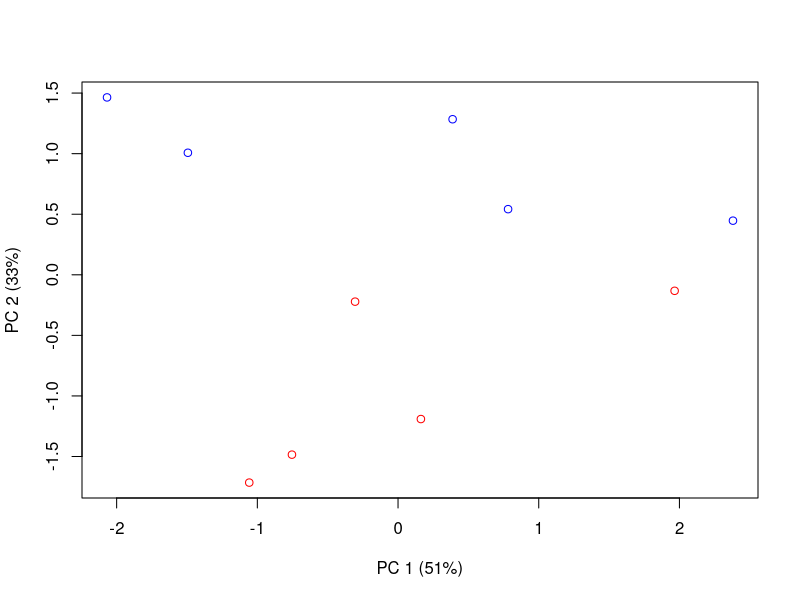
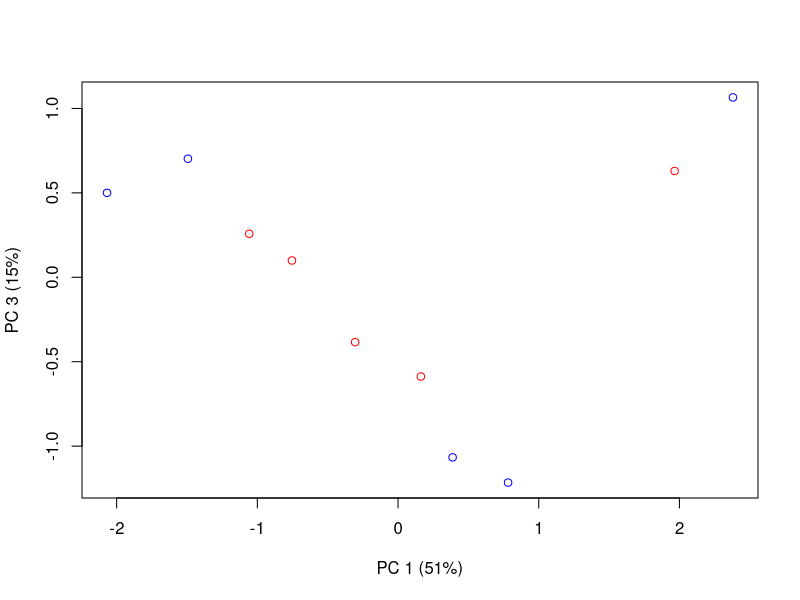
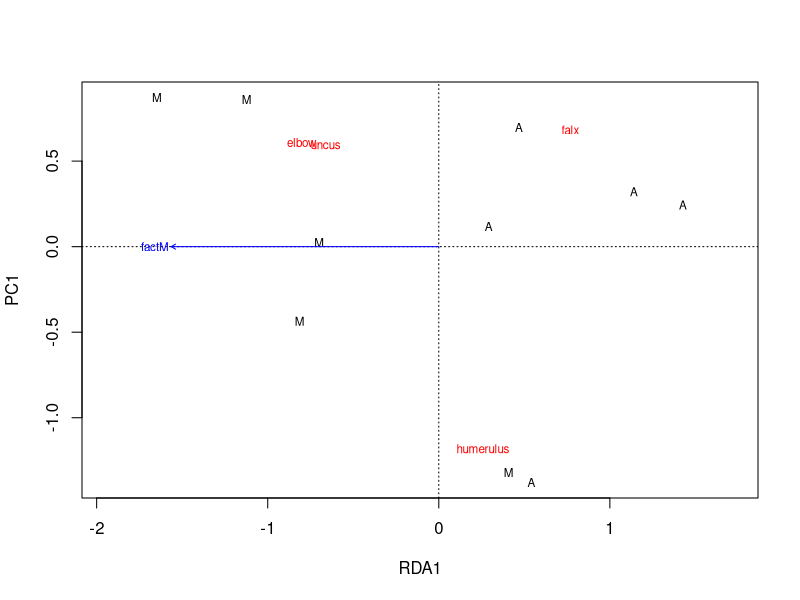
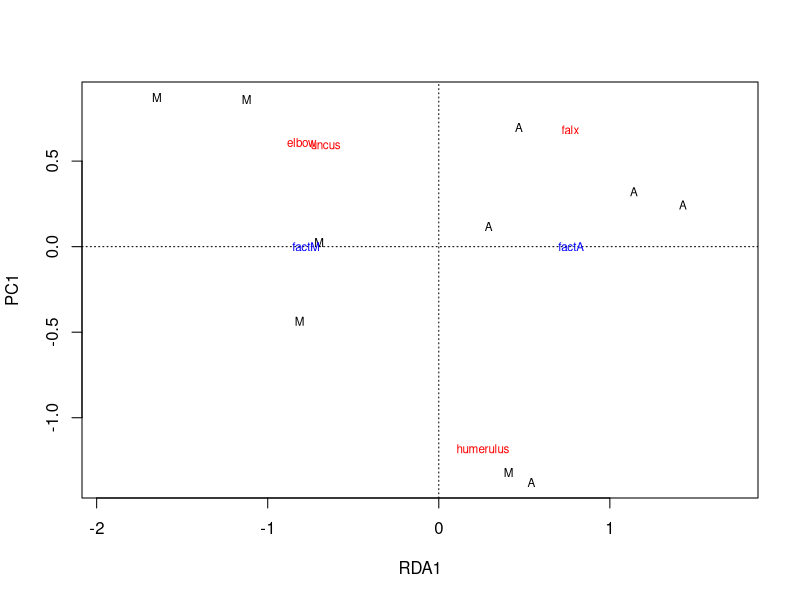
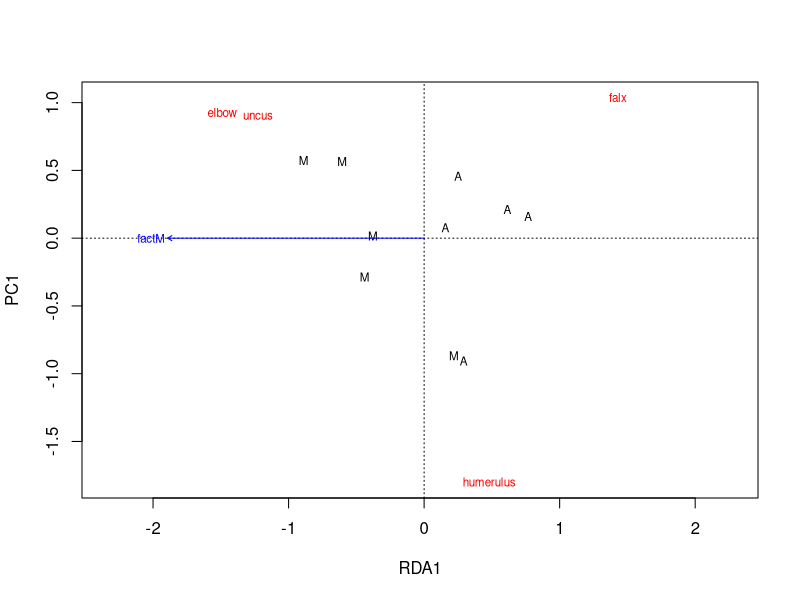
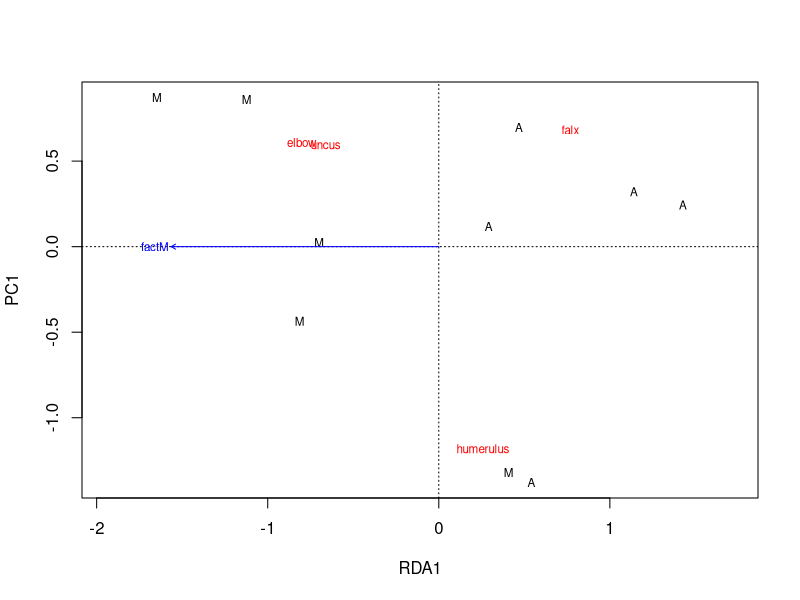
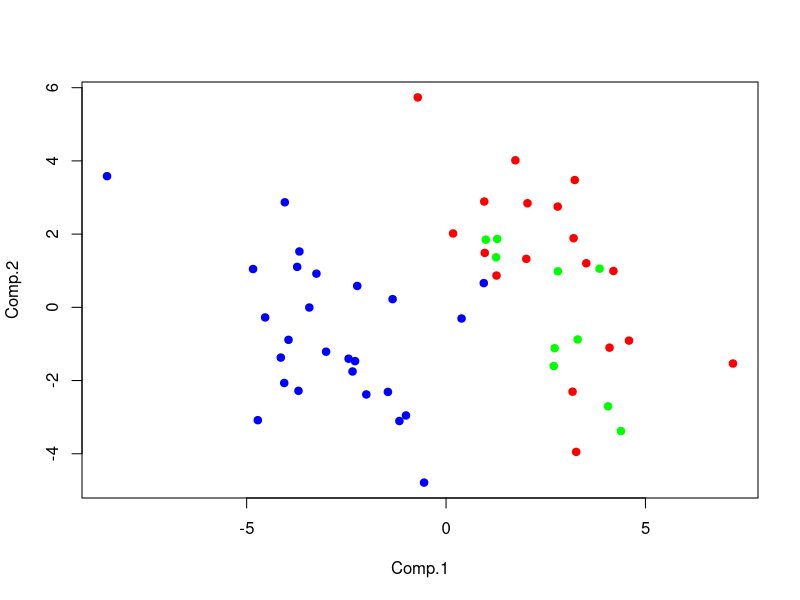
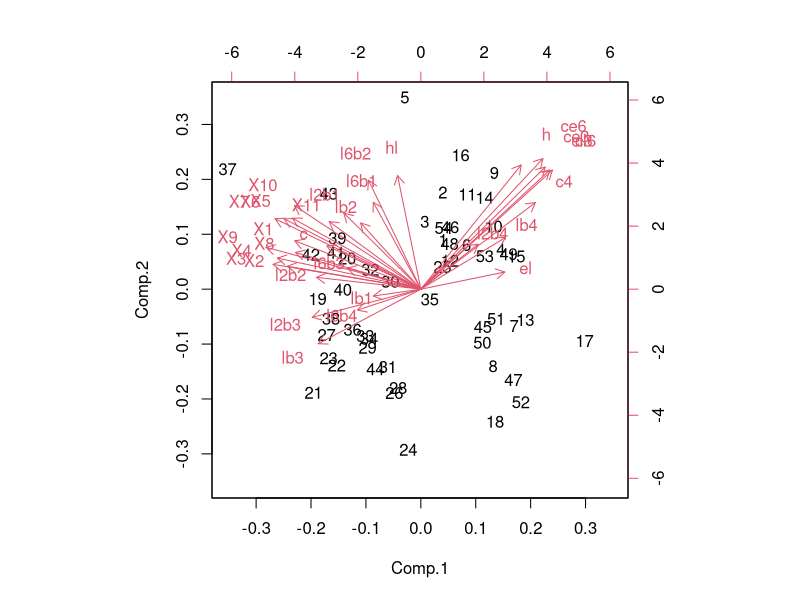

Write R code to recreate these figures, in order. (Note: this script raises an error after producing the figures.)
library(vegan)

#PCA
#helpful for high dimensional data
#eg. if we have 30 predictors, there are 30(30-1)/2 possible scatter plots
#PCA takes highly dimensional data and captures as much information as possible with fewer variables

#Principle components

#Start with set of predictors
#X¹, X²...,Xp

#The principle component can be written as:

#Z¹ = Φ¹¹X¹ + Φ²¹X² + Φ³¹X³ + .... +Φp¹Xp

#  Z¹ is the first PC
#   Φp¹ is the loading vector comprising loadings (Φ¹, Φ²..)
# Loadings are constrained to a sum of squares = 1 (so that way each PC will have the same variance and the possible problem of variance increasing with large loadings is taken care of). It defines the direction of the principle components along which data varies the most. It results in a line in p dimensional space which is closest to the n observations. Closeness is measured using average squared euclidean distance.
#X¹..Xp  are normalized predictors. Normalized predictors have mean equals to zero and standard deviations equal to one (sound familiar?).

fact<-c("M","M","M","M","M","A","A","A","A","A")
cols<-c(rep("blue",5),rep("red",5))
dat.v<-c(0.19627,0.76549,0.86939,0.63961,0.29376,2.58203,2.79745,1.50102,2.24673,1.34131,2.31652,1.59583,0.8965,3.95341,4.57293,1.93889,2.074,2.17505,1.26667,0.79056,0.00016,4e-05,0.85864,0.14139,0.00955,0.01774,6e-04,0.01042,2e-04,0.6553,2.48705,2.63865,2.37547,0.2656,0.12375,0.46134,0.12795,1.31351,1.4864,2.21283)
dat<-matrix(dat.v,nrow=10);colnames(dat)<-c("falx","humerulus","uncus","elbow")

cor(dat)# just checking out the correlations across the data - we want to take those correlations and put them together on a single axis. That is the goal. Goals are good.

PRCOMP<-prcomp(dat,scale.=TRUE)
summary(PRCOMP)# PC1 captures ~52% of the variation... etc.

names(PRCOMP)
PRCOMP$sdev^2 #squaring this will give the eigenvalue for each PC
PRCOMP$sdev^2/sum(PRCOMP$sdev^2)# the % explained comes from the amount of variance explained. This line of code turns the stdev into variance... thus, we can quantify how much of the variance is captured by each axis.

PRCOMP$rotation#same as loadings


#a few plots - PC1vsPC2 and PC1vsPC3
plot(PRCOMP $x[,1], PRCOMP $x[,2],xlab="PC 1 (51%)",ylab="PC 2 (33%)",col=cols)
plot(PRCOMP $x[,1], PRCOMP $x[,3],xlab="PC 1 (51%)",ylab="PC 3 (15%)",col=cols)

#a different built in function to do the same thing....
PRINCOMP<-princomp(dat,cor=TRUE)#Uses Q-mode (the singular value decomposition methos) 
#considered better for numerical accuracy - I don't like it because it doesn't 
#give you all the loadings
summary(PRCOMP)
PRINCOMP$loadings #same answer



fact<-c("M","M","M","M","A","A","A","A","A","M")#define the different groups
rownames(dat)<-fact
mod<-rda(dat~1,scale=TRUE)#redundancy analysis with no factors IS a PCA
summary(PRCOMP) #the loadings are the same as the PCA above
#1.4379^2 $stdev from PRINCOMP = Eigenvalue of mod

mod<-rda(dat~fact,scale=TRUE)# Now we have a constrained analysis... we want to know the parts of the variation might explain the difference between the two factors
summary(mod) #29% of variation explains difference between the two factors
anova(mod)
coef(mod)
plot(mod,display=c("sites","species","bp"))
plot(mod,display=c("sites","species","bp","cn"))
plot(mod,scaling="site",display=c("sites","species","bp"))#scaline by rows
plot(mod,scaling="species",display=c("sites","species","bp"))#scaling by columns



dat<-read.csv("wingMORPHOMETRICSBIOMETRY.csv",header=TRUE)

head(dat)

n.dat<-dat[,3:34]
popcols<-c(rep("red",18),rep("blue",26),rep("green",10))#blues are CarsonPass
pops<-dat[,2]


#PCA
pca<-princomp(n.dat,cor=TRUE,scores=TRUE)# Uses Q-mode (the singular value decomposition methos) considered better for numerical accuracy - I don't like it because it doesn't give you all the loadings
names(pca)
summary(pca)
pca$sdev## squaring this will give the eigenvalue for each PC
pca$sdev[1]^2/sum(pca$sdev^2) # % of variation decribed by eigen vector 1
pca$loadings
pca$scores
plot(pca$scores,pch=19,col=popcols)


biplot(pca,scale=1)# "sites" scaled
biplot(pca,scale=2)# "species" scaled / eigen vector angles matter
pca$scores #axis 3,4

# # 



#
#PCA and such are metric which is why we can do this
#sqrt of jaccard is too - jaccard =  j11 / (j01+j10+j11)

x1<-c(0,1,1,0,0,1)
x2<-c(1,1,1,1,1,0)
dd<-rbind(x1,x2)
1-2/6 #one minus the similarity gives us jaccard distance (actually, dissimilarity)
vegdist(dd,"jaccard")

library(ade4)
is.euclid(vegdist(n.dat,method="jaccard"))
is.euclid(sqrt(vegdist(n.dat,method="jaccard")))#the sqrt of jaccard is metric!

distb<-vegdist(n.dat,method="jaccard")
rmod<-dbrda(distb~pops)
anova(rmod)
plot(rmod)
scores(rmod)




#NMDS
library(MASS)
nmds<-isoMDS(dism,k=2)


pops<-dat[,2]

popcols<-c(rep("red",18),rep("blue",26),rep("green",10))

plot(nmds$points[,1],nmds$points[,2],col=popcols,pch=19)
